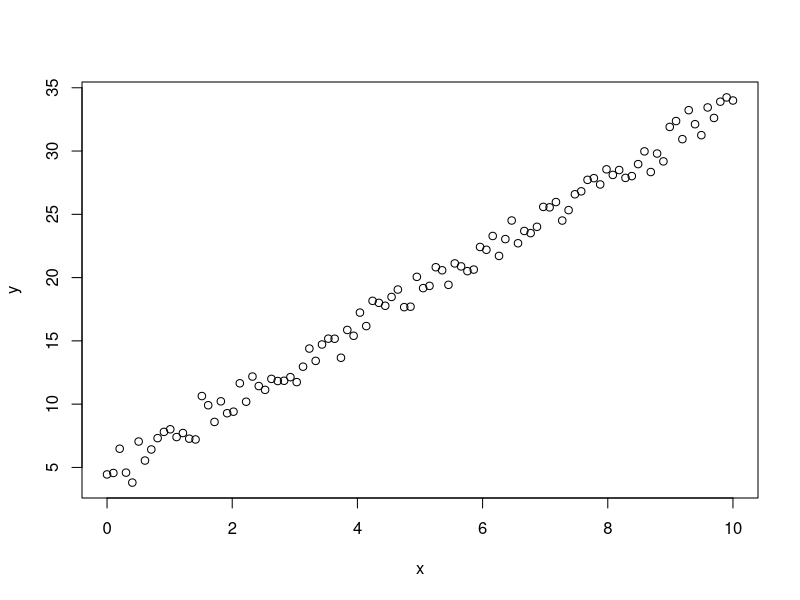

Reproduce this figure in R.
#Functions
#Two types - 
#Built in - sq(),mean(),max() etc. , directly call by user
#user defined - When we define our own function

sum(4:6)   #sum is a inbuilt function to sum up given sets of values
max(6:22)
max(c(4,8,2,9,3))
min(6:22)
min(c(4,8,2,9,3))
mean(c(4,8,2,9,3))


#User defined function:-
#f = function(arguments){
  #statement
#}

#create a R function to check whether a given number is even or odd..?
evenodd = function(x){
  if((x %% 2) == 0)
    return ("even")
  else
    return("odd")
}

evenodd(5)
evenodd(6)
evenodd(20)
evenodd(21)

#create a function to add two values
addval = function(x,y){
  return (x + y)
}
addval(4,8)
addval(3,2)

#function to calculate area of a circle
areaofcircle = function(radius){
  area = pi*radius^2
  return(area)
}
areaofcircle(3)
areaofcircle(7)


#length & width >> area and perimeter of a rectangle
#Mutiple inputs and Multiple Outputs
rectangle = function(length,width){
  area = length * width
  perimeter = 2 * (length + width)
  result = list("Area" = area , "Perimeter" = perimeter)
  return (result)
}

rectangle(4,5)
rectangle(7,7)



#Inline function in R
f = function(x) x^2 * 3 + x/2
f(4)
f(5)
f(6)

#Order of Arguments
diffval = function(length=7,width=4){
  diff = length - width
  return (diff)
}

diffval(width = 5,length = 6)
diffval(5,6)
diffval()

#create a function with two arguments a and b to check whether a is divisible by b or not
divisible <- function(a,b){
  if (a %% b == 0){
    return (paste(a , "is divisible by" , b))
  }
  else{
    return(paste(a , "is not divisible by" , b))
  }
}
divisible(7,3)
divisible(10,5)

#function def of dot operator
fun = function(n, ...){
  l <- list(n , ...)
  paste(l)
}

fun(5, 6 , "Hello" , 3+6i , TRUE)

#function passed as argument
fun = function(x , fun2){
  return(fun2(x))
}

fun(c(2:5) , sum)
fun(c(8:19) , mean)

#function which can be applied on collection of values :- vectors,matrices,lists
#lapply() - returns a list
#sapply() - returns a vector or matrix


my.data <- data.frame(data1 = rnorm(10),data2 = rnorm(10), data3 = rnorm(10))
lapply(my.data , sum)

sapply(my.data , sum)





A <- matrix(1:9,nrow = 3)
A

B <- matrix(1:16,nrow = 4)
B


C <- matrix(1:8,nrow = 4)
C

my.list <- list(A=A , B=B , C=C)
my.list

lapply(my.list , "[", ,2)   #to extract 2nd column
lapply(my.list , "[", 2,)  #to extract 2nd row


#create a function to return a output as raised to the given value
#2,3 >> 2^3
#5,2 >> 5^2
#7,4 >> 7^4

power <- function(x,pow){
  return(x^pow)
}

power(3,2)
power(5,3)
power(2:7,2)

#inbuilt plot functions
x <- seq(0,10 , length =100)
x
y <- 3 * x + 4 + rnorm(100)
y
plot(x,y)



